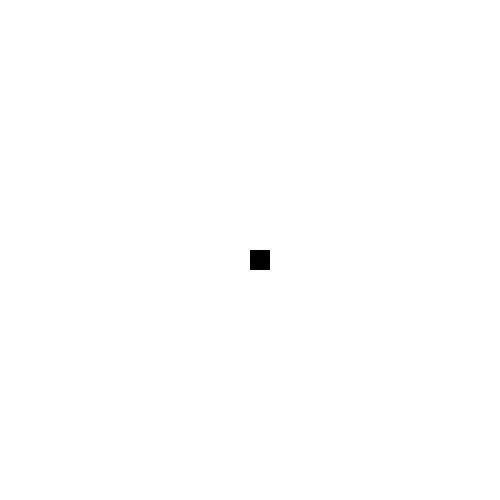
Frame 1 (no input)
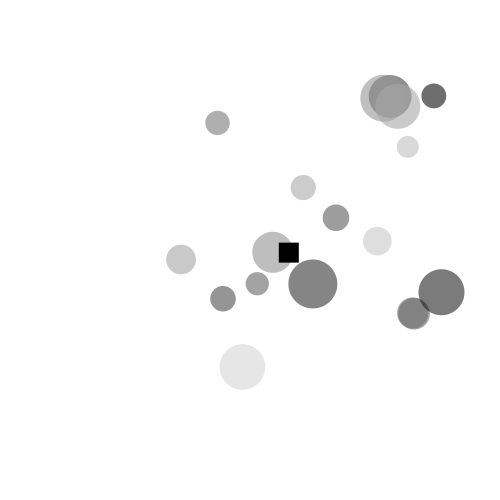
Frame 60 (the mouse pressed at the canvas centre just before this capture)
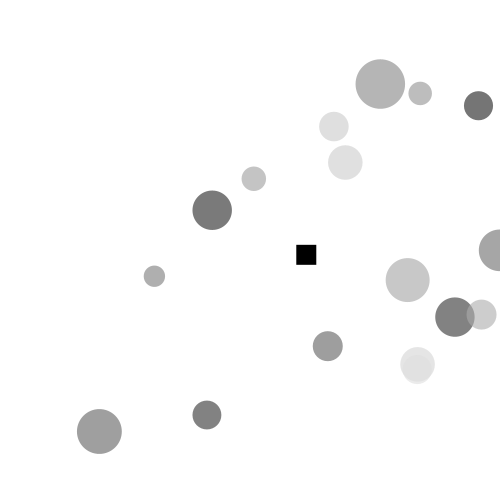
Frame 120 (the mouse held since frame 60 and released just before this capture)

The Processing sketch that drew these frames (run headless with seeded random() and noise(); from frame 60 on, the mouse is pressed at the canvas centre):

// Processing sketch: sketch7
// ── sketch7.pde
// "REJECTION"

import java.util.ArrayList;

float k = 0.005; //the constant detailing the force between people
ArrayList<Person> people;
Self self;

float attractionFactor(Person a, Person b){
  float r = a.x.dist(b.x);
  return -k*a.charge*b.charge / (float)Math.pow(r, 2.1); 
}

class Person{
  public PVector x;
  public PVector preInteractionVelocity;
  public float charge;
  public float size;
  
  public float grayShade;
  
  public Person(){
    x = new PVector(random(-200,0), random(-200,200));
    preInteractionVelocity = new PVector(random(5,10), 0);
    charge = random(40,100);
    size = random(20,50);
    grayShade = random(0,90);
  }
  
  void update(){
    PVector v = preInteractionVelocity.get();
    
    for(Person p: people){
      if(p != this){
        PVector force = this.x.get();
        force.sub(p.x);
      
        force.mult(attractionFactor(this, p));
      
        v.add(force);
      }
    }
    
    x.add(v);
  }
  
  void display(){
    fill(color(0,0,grayShade,60));
    ellipse(x.x, x.y, size, size);
  }
}

class Self extends Person{
  
  public Self(){
    x = new PVector(0,0);
    preInteractionVelocity = new PVector(0,0);
    charge = -150;
    size = 20;
    grayShade = 0;
  }
  
  void update(){
    PVector v = preInteractionVelocity.get();
    
    PVector restoringForce = x.get();
    restoringForce.mult(-0.02);
    v.add(restoringForce);
    
    for(Person p: people){
      if(p != this){
        PVector force = this.x.get();
        force.sub(p.x);
      
        force.mult(-1*attractionFactor(this, p));
      
        v.add(force);
      }
    }
    
    x.add(v);
  }
  
  void display(){
    fill(color(0,0,grayShade,100));
    rect(x.x,x.y,size,size);
  }
}

void setup(){
  frameRate(30);
  size(500,500);
  smooth();
  noStroke();
  colorMode(HSB,360,100,100, 100);
  background(0,0,100);
  
  people = new ArrayList<Person>();
  self = new Self();
}

void draw(){
  if(frameCount % 3 == 0){
    people.add(new Person());
  }
    
  background(0,0,100);
  
  pushMatrix();
  translate(250,250);
  
  for(Person p : people){
    p.update();
    p.display();
  }
  
  self.update();
  self.display();
  
  for(int i = people.size()-1; i>=0; i--){
    if(people.get(i).x.x > 250){
      people.remove(i);
    }
  }
  
  popMatrix();
}
